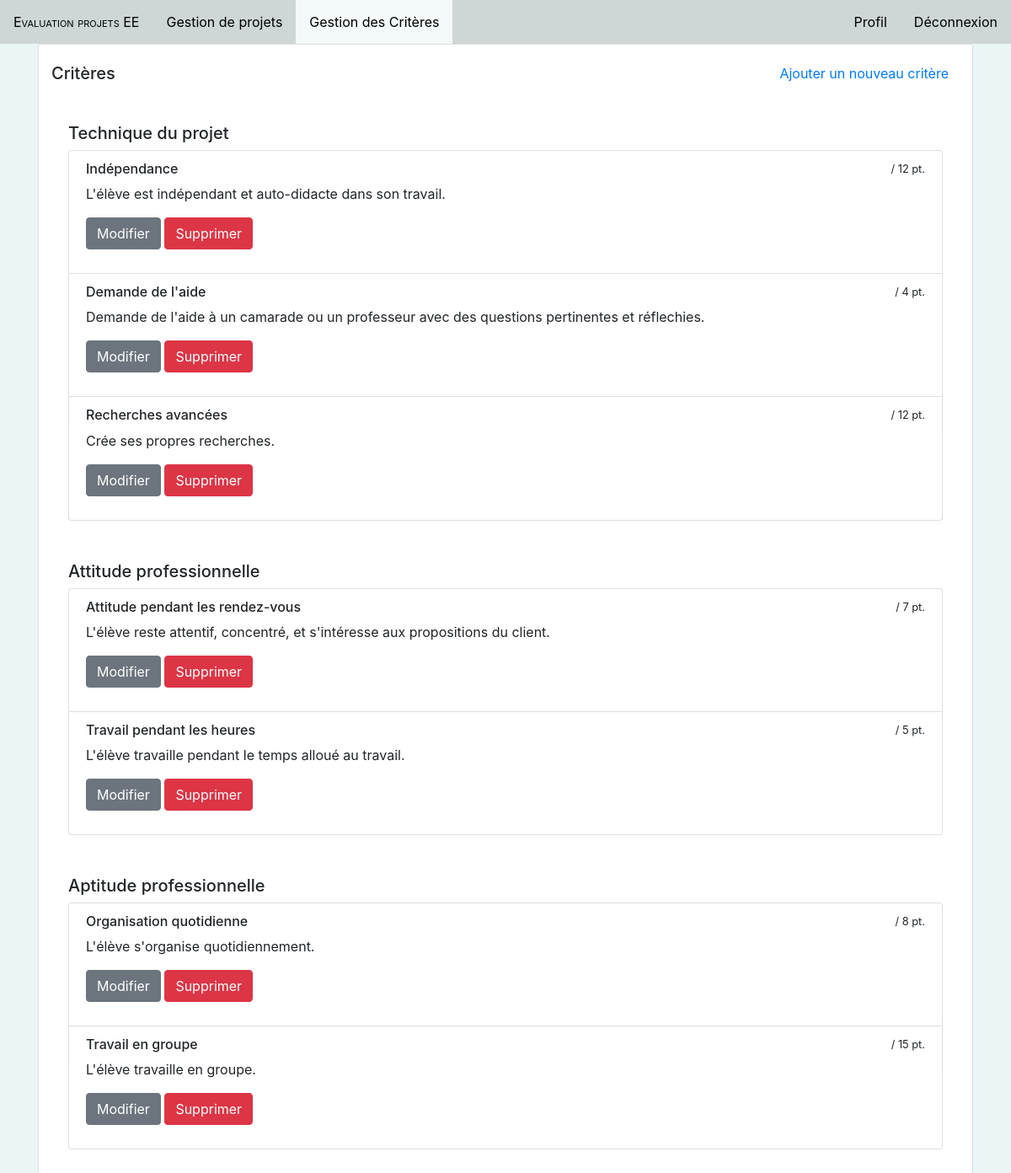
Screenshot of /index.php?page=criteres (signed in) with the database file from the repository.
### tables this page shows
CREATE TABLE `categories` (
  `idCategorie` int(11) NOT NULL,
  `categorie` varchar(50) NOT NULL
);

CREATE TABLE `criteres` (
  `idCritere` int(11) NOT NULL,
  `critere` varchar(50) NOT NULL,
  `definition` text NOT NULL,
  `pointsMax` int(11) NOT NULL,
  `idCategorie` int(11) NOT NULL
);

### model/getCategoriesCriteres.php (called while the page is built)
<?php
function getCategoriesCriteres() {
  $db = connectDB();
  $query = $db->prepare("SELECT * FROM categories ");
  if ($query->execute()) {
    $tab = $query->fetchAll(PDO::FETCH_ASSOC);
    return $tab;
  }
  else {
  }
}
?>

### model/getAllCriteresByCategories.php (called while the page is built)
<?php
function getAllCriteresByCategories($idCategorie) {
  $db = connectDB();
  $query = $db->prepare("SELECT * FROM criteres WHERE idCategorie = ?");
  $query->bindParam(1, $idCategorie);
  if ($query->execute()) {
    $tab = $query->fetchAll(PDO::FETCH_ASSOC);
    return $tab;
  }
  else {
  }
}
?>

### views/gestionCriteres.php (the view, shortened to what this page needs)
<?php
include 'model/getCategoriesCriteres.php';
include 'model/getAllCriteresByCategories.php';
?>
<div class="container">
  <div class="card">
    <div style="display: inline-block; width: 100%; padding: 15px;">
      <h5 class="card-title" style="display: inline-block; margin-top: 7px;">Critères</h5>
      <button type="button" class="btn btn-link" style="float: right;" data-toggle="modal" data-target="#modalAjoutCritereGestion">Ajouter un nouveau critère</button>
    </div>
   <div class="card-body">
     <div class="container">
       <?php foreach (getCategoriesCriteres() as $categorie) {
         echo "<h5>".$categorie["categorie"]."</h5>";
         if (!empty(getAllCriteresByCategories($categorie["idCategorie"]))) {
           echo "<ul class=\"list-group\">";
           foreach (getAllCriteresByCategories($categorie["idCategorie"]) as $critere) {
             echo "<li class=\"list-group-item\"><form action=\"#\" method=\"POST\">";
             echo " <small style=\"float: right;\">/ ".$critere["pointsMax"]." pt.</small><h6>".$critere["critere"]."</h6> <p>".$critere["definition"]."<p>";
             echo "<button class=\"btn btn-secondary\" type=\"submit\" name=\"action\" value=\"modifier\">Modifier</button>&nbsp;<button class=\"btn btn-danger\"type=\"submit\" name=\"action\" value=\"supprimer\">Supprimer</button></li>";
           }
           echo "</ul><br><br>";
         }
         else {
           echo "<div class=\"alert alert-secondary\" role=\"alert\">Aucun critères ajoutés pour l'instant</div>";
         }
       } ?>
     </div>
   </div>
 </div>
</div>

### css/style.css (style rules this page uses)
html, body { background-color: #EAF5F5 !important; }

### rows the page displays
categories: categorie "Technique du projet"
criteres: pointsMax "12", critere "Indépendance", definition "L'élève est indépendant et auto-didacte dans son travail."
criteres: pointsMax "4", critere "Demande de l'aide", definition "Demande de l'aide à un camarade ou un professeur avec des questions pertinentes et réflechies."
criteres: pointsMax "12", critere "Recherches avancées", definition "Crée ses propres recherches."
categories: categorie "Attitude professionnelle"
criteres: pointsMax "7", critere "Attitude pendant les rendez-vous", definition "L'élève reste attentif, concentré, et s'intéresse aux propositions du client."
criteres: pointsMax "5", critere "Travail pendant les heures", definition "L'élève travaille pendant le temps alloué au travail."
categories: categorie "Aptitude professionnelle"
criteres: pointsMax "8", critere "Organisation quotidienne", definition "L'élève s'organise quotidiennement."
criteres: pointsMax "15", critere "Travail en groupe", definition "L'élève travaille en groupe."
